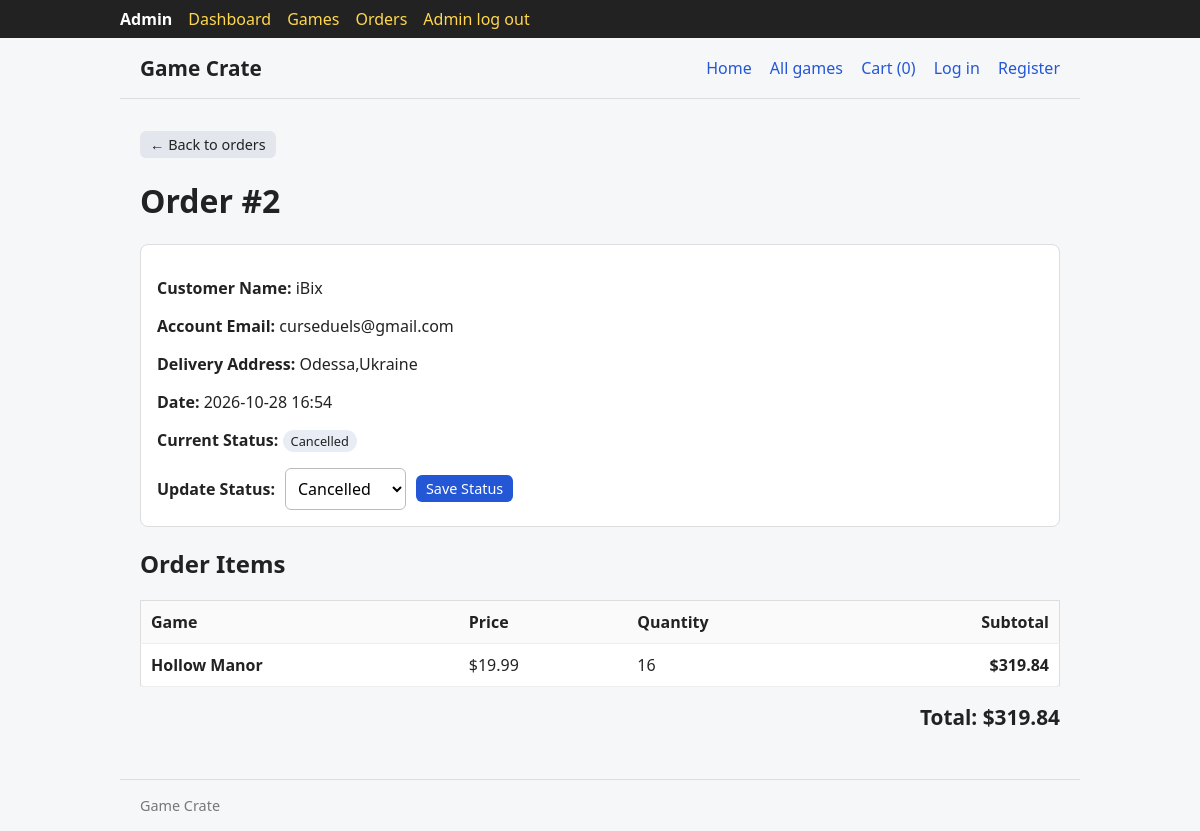
Page /admin/167623/orders/2 on the committed database.
### database.py (models this page shows)
class Base(DeclarativeBase):
    pass

class Order(Base):
    __tablename__ = "orders"
    id: Mapped[int] = mapped_column(primary_key=True)
    user_id: Mapped[int] = mapped_column(ForeignKey("users.id"))
    full_name: Mapped[str] = mapped_column(String(100))
    address: Mapped[str] = mapped_column(String(255))
    total: Mapped[float] = mapped_column(Float, default=0.0)
    status: Mapped[str] = mapped_column(String(20), default="New")
    created_at: Mapped[datetime] = mapped_column(DateTime, default=lambda: datetime.now(timezone.utc))
    items: Mapped[list["OrderItem"]] = relationship(back_populates="order", cascade="all, delete-orphan")
    user: Mapped["User"] = relationship()

class User(Base):
    __tablename__ = "users"
    id: Mapped[int] = mapped_column(primary_key=True)
    username: Mapped[str] = mapped_column(String(50), unique=True)
    email: Mapped[str] = mapped_column(String(120), unique=True)
    password_hash: Mapped[str] = mapped_column(String(255))

class OrderItem(Base):
    __tablename__ = "order_items"
    id: Mapped[int] = mapped_column(primary_key=True)
    order_id: Mapped[int] = mapped_column(ForeignKey("orders.id"))
    product_id: Mapped[int | None] = mapped_column(Integer, nullable=True)
    name: Mapped[str] = mapped_column(String(100))
    price: Mapped[float] = mapped_column(Float)
    quantity: Mapped[int] = mapped_column(Integer)
    order: Mapped["Order"] = relationship(back_populates="items")
    @property
    def subtotal(self):
        return round(self.price * self.quantity, 2)

### main.py (the view)
@admin.route("/orders/<int:order_id>")
def order_detail(order_id):
    order = db.get_order(order_id)
    if order is None:
        abort(404)
    return render_template("admin/order.html", order=order, statuses=db.ORDER_STATUSES)

### database.py (called while the page is built)
def get_order(order_id: int):
    with SessionLocal() as db:
        query = (select(Order).where(Order.id == order_id)
                 .options(selectinload(Order.items), selectinload(Order.user)))
        return db.scalars(query).first()

### main.py (called while the page is built)
@app.context_processor
def inject_globals():
    user_id = session.get("user_id")
    return {
        "current_user": db.get_user_by_id(user_id) if user_id else None,
        "cart_count": sum(get_cart().values()),
        "is_admin": bool(session.get("is_admin")),
    }

def get_cart():
    raw = session.get("cart", {})
    cart = {}
    for key, value in raw.items():
        try:
            cart[int(key)] = int(value)
        except (TypeError, ValueError):
            continue
    return cart

@admin.before_request
def unlock_admin():
    session["is_admin"] = True

### templates/admin/order.html (shortened to what this page needs)
{% extends "base.html" %}
{% block content %}
<p><a class="btn small secondary" href="{{ url_for('admin.orders') }}">&larr; Back to orders</a></p>
<h1>Order #{{ order.id }}</h1>
<div class="card" style="margin-bottom: 20px;">
  <p><strong>Customer Name:</strong> {{ order.full_name }}</p>
  <p><strong>Account Email:</strong> {{ order.user.email if order.user else 'N/A' }}</p>
  <p><strong>Delivery Address:</strong> {{ order.address }}</p>
  <p><strong>Date:</strong> {{ order.created_at.strftime('%Y-%m-%d %H:%M') }}</p>
  <p><strong>Current Status:</strong> <span class="badge">{{ order.status }}</span></p>
  <form method="post" action="{{ url_for('admin.order_status', order_id=order.id) }}" style="display: flex; gap: 10px; align-items: center; margin-top: 14px;">
    <label style="margin: 0; font-weight: 600;">Update Status:</label>
    <select name="status" style="width: auto; max-width: 200px;">
      {% for st in statuses %}
        <option value="{{ st }}" {% if order.status == st %}selected{% endif %}>{{ st }}</option>
      {% endfor %}
    </select>
    <button class="btn small" type="submit" style="margin-top: 0;">Save Status</button>
  </form>
</div>
<h2>Order Items</h2>
<table>
  <thead>
    <tr>
      <th>Game</th>
      <th>Price</th>
      <th>Quantity</th>
      <th class="right">Subtotal</th>
    </tr>
  </thead>
  <tbody>
    {% for item in order.items %}
    <tr>
      <td><strong>{{ item.name }}</strong></td>
      <td>${{ "%.2f"|format(item.price) }}</td>
      <td>{{ item.quantity }}</td>
      <td class="right"><strong>${{ "%.2f"|format(item.subtotal) }}</strong></td>
    </tr>
    {% endfor %}
  </tbody>
</table>
<div style="text-align: right; margin-top: 16px; font-size: 1.3rem;" class="price">
  Total: ${{ "%.2f"|format(order.total) }}
</div>
{% endblock %}

### templates/base.html (style rules this page uses)
* { box-sizing: border-box; }
body { font-family: system-ui, sans-serif; margin: 0; color: #222; background: #f6f7f9; }
a { color: #2457d6; text-decoration: none; }
.card { background: #fff; border: 1px solid #ddd; border-radius: 8px; padding: 16px; }
.price { font-weight: 700; font-size: 1.1rem; }
.badge { display: inline-block; padding: 2px 8px; border-radius: 999px; background: #e8ecf5; font-size: .8rem; margin-right: 4px; }
label { display: block; margin-top: 12px; font-weight: 600; }
input, textarea, select { padding: 8px; width: 100%; max-width: 420px; border: 1px solid #bbb; border-radius: 6px; font: inherit; background: #fff; }
button, .btn { display: inline-block; margin-top: 14px; padding: 8px 16px; border: 0; border-radius: 6px; background: #2457d6; color: #fff; font: inherit; cursor: pointer; text-decoration: none; }
button.secondary, .btn.secondary { background: #e3e6ec; color: #222; }
button.small, .btn.small { margin-top: 0; padding: 4px 10px; font-size: .9rem; }
table { width: 100%; border-collapse: collapse; background: #fff; border: 1px solid #ddd; border-radius: 8px; }
th, td { text-align: left; padding: 10px; border-bottom: 1px solid #eee; vertical-align: middle; }
th { background: #fafafa; }
.right { text-align: right; }

### rows in the picture
Order: id "2", full_name "iBix", address "Odessa,Ukraine", created_at "2026-10-28 16:54", status "Cancelled", total "319.84"
User: user "curseduels@gmail.com"
OrderItem: name "Hollow Manor", price "19.99", quantity "16", subtotal "319.84"

### other values in the picture
{{ cart_count }} "0"
